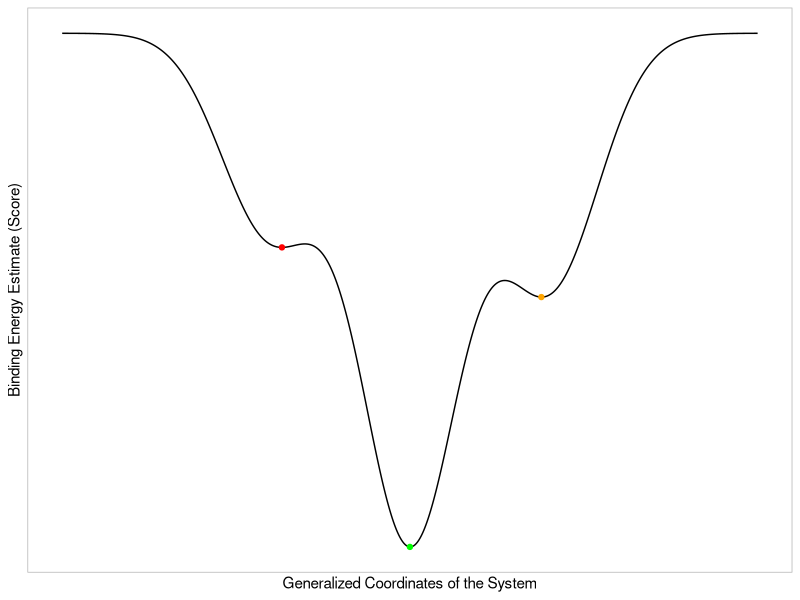
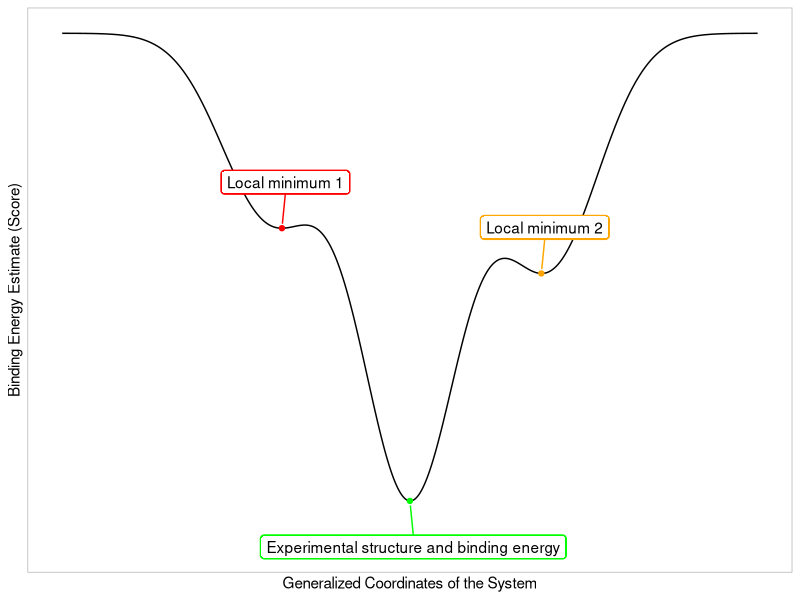
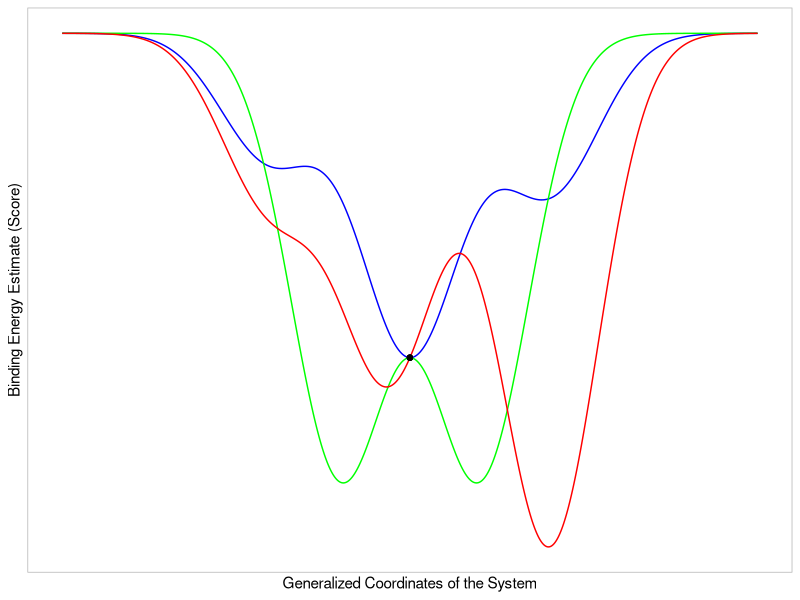
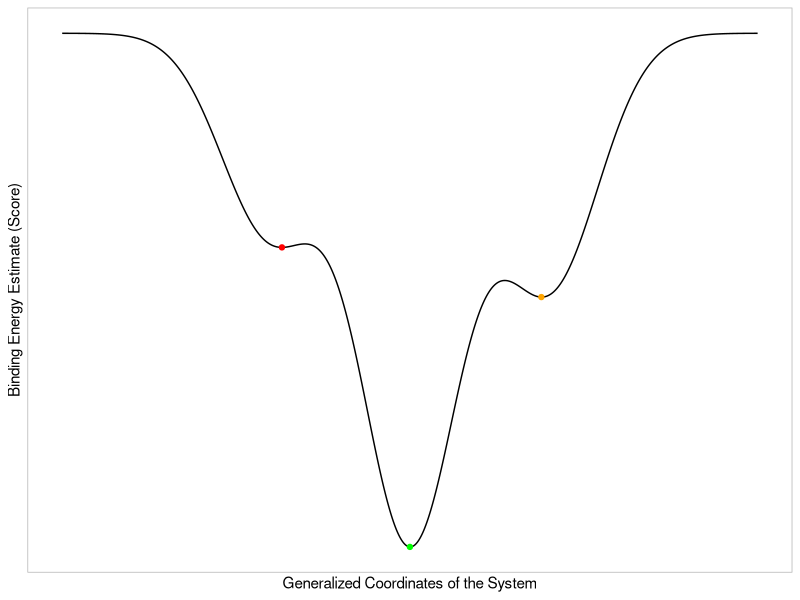
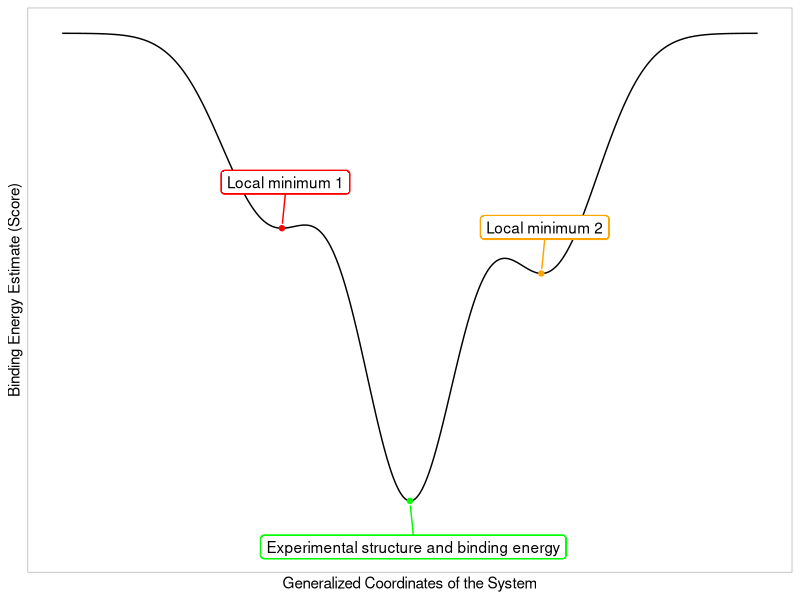
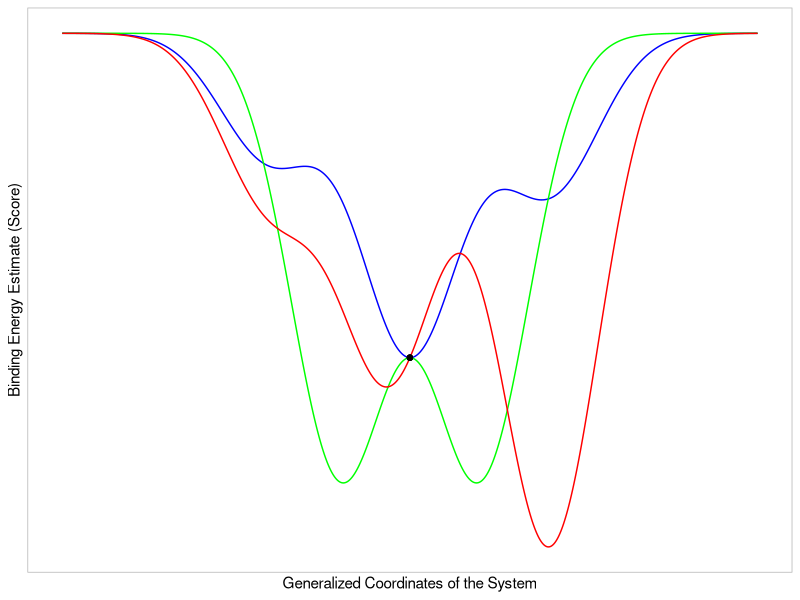

The R source for these figures, in order: (Note: this script raises an error after producing the figures.)
#Create plots of potential energy surface, binding energy on y axis versus atomic coordinates on x axis
library(ggplot2)
library(dplyr)
library(ggrepel)

#Create a data frame with the potential energy surface, which corresponds to the sum of three gaussians
pes <- data.frame(x = seq(-5, 5, length.out = 1001))
pes$y <- with(pes, 1.0 * exp(-(x-0)^2) + 0.5 * exp(-(x - 2)^2) + 0.4 * exp(-(x + 2)^2))

#Create a data frame with the binding energy, which is the negative of the potential energy surface
binding_energy <- data.frame(x = pes$x, y = -pes$y)

#Create a plot of the potential energy surface
pes_plot <- ggplot(binding_energy, aes(x = x, y = y)) +
  geom_line() +
  labs(x = "Generalized Coordinates of the System",
       y = "Binding Energy Estimate (Score)") +
  #remove x axis and y axis labels
  scale_x_continuous(labels = NULL, breaks = NULL)+
  scale_y_continuous(labels = NULL, breaks = NULL)+
  #Add different colored dots to minimum points
  geom_point(data = binding_energy %>% filter(y == min(y)), color = "green") +
  geom_point(data = binding_energy %>% filter(x < -1.5) %>% filter(y == min(y)), color = "red") +
  geom_point(data = binding_energy %>% filter(x > 1.5) %>% filter(y == min(y)), color = "orange") +
  theme_light()
pes_plot
ggsave("pes_plot_1.png", plot = pes_plot, width = 6, height = 4, units = "in", dpi = 300)


#Now generate plot 1 but adding a legend where green dot = "Experimental structure and binding energy", red dot = "Local minimum 1", orange dot = "Local minimum 2"
pes_plotB <- pes_plot +
  #Label the different colored dots with arrows using geom_repel
    geom_label_repel(data = binding_energy %>% filter(y == min(y)), aes(label = "Experimental structure and binding energy"), label.size=1.1 , box.padding = 0.5, point.padding = 0.5, color = "green", segment.size = 0.5,nudge_x = 0.05, nudge_y = -0.1) +
    geom_label_repel(data = binding_energy %>% filter(y == min(y)), aes(label = "Experimental structure and binding energy"), label.size=NA , box.padding = 0.5, point.padding = 0.5, color = "black",  segment.color = NA , nudge_x = 0.05, nudge_y = -0.1) +
    geom_label_repel(data = binding_energy %>% filter(x < -1.5) %>% filter(y == min(y)), aes(label = "Local minimum 1"), label.size=1.1, box.padding = 0.5, point.padding = 0.5, color = "red", segment.size = 0.5, nudge_x = 0.05, nudge_y = 0.1) +
    geom_label_repel(data = binding_energy %>% filter(x < -1.5) %>% filter(y == min(y)), aes(label = "Local minimum 1"), label.size=NA , box.padding = 0.5, point.padding = 0.5, color = "black", segment.color = NA , nudge_x = 0.05, nudge_y = 0.1) +
    geom_label_repel(data = binding_energy %>% filter(x > 1.5) %>% filter(y == min(y)), aes(label = "Local minimum 2"), label.size=1.1, box.padding = 0.5, point.padding = 0.5, color = "orange", segment.size = 0.5, nudge_x = 0.05, nudge_y = 0.1) +
    geom_label_repel(data = binding_energy %>% filter(x > 1.5) %>% filter(y == min(y)), aes(label = "Local minimum 2"), label.size=NA , box.padding = 0.5, point.padding = 0.5, color = "black", segment.color = NA , nudge_x = 0.05, nudge_y = 0.1) +
  theme_light()
pes_plotB
ggsave("pes_plot_1B.png", plot = pes_plotB, width = 6, height = 4, units = "in", dpi = 300)


#Now take binding energy, create a new column named surface with value 1, duplicate all rows with surface value 2 and 3
binding_energy <- binding_energy %>% mutate(surface = 1)
binding_energy <- binding_energy %>% bind_rows(mutate(binding_energy, surface = 2))
binding_energy <- binding_energy %>% bind_rows(mutate(binding_energy, surface = 3))

#Modify the y values for surface 2, adding three different gaussians but maintaining the y value for x=0
binding_energy$y[binding_energy$surface == 2] <- with(binding_energy[binding_energy$surface == 1,], 0.0 * exp(-(x-0)^2) - 3.0 * exp(-(x - 1)^2) - 3 * exp(-(x + 1)^2))
#Do the same for surface 3, with different gaussians but same y value for x=0 as surface 1
binding_energy$y[binding_energy$surface == 3] <- with(binding_energy[binding_energy$surface == 1,], -1.0 * exp(-(x+0.3)^2) - 1.5 * exp(-(x - 2)^2) - 0.5 * exp(-(x + 2)^2))

#Save value of y for x=0 for each surface
y0_surface1 <- binding_energy[binding_energy$surface == 1 & binding_energy$x == 0, "y"]
y0_surface2 <- binding_energy[binding_energy$surface == 2 & binding_energy$x == 0, "y"]
y0_surface3 <- binding_energy[binding_energy$surface == 3 & binding_energy$x == 0, "y"]

#Modify the y values for surface 2 and 3 to have the same y value for x=0,x=5 and x=-5 as surface 1
binding_energy$y[binding_energy$surface == 2] <- binding_energy$y[binding_energy$surface == 2] * y0_surface1 / y0_surface2
binding_energy$y[binding_energy$surface == 3] <- binding_energy$y[binding_energy$surface == 3] * y0_surface1 / y0_surface3



#Create a plot of the potential energy surface with different colored regions for different surfaces
pes_plot2 <- ggplot(binding_energy, aes(x = x, y = y, color = as.factor(surface))) +
  geom_line() +
  labs(x = "Generalized Coordinates of the System",
       y = "Binding Energy Estimate (Score)") +
  scale_color_manual(values = c("blue", "green", "red")) +
  scale_x_continuous(labels = NULL, breaks = NULL)+
  scale_y_continuous(labels = NULL, breaks = NULL)+
  #add a dot for x=0
    geom_point(data = binding_energy %>% filter(x == 0), color = "black") +
  theme_light()+
  #remove legend
    theme(legend.position = "none")

  pes_plot2
ggsave("pes_plot_2.png", plot = pes_plot2, width = 6, height = 4, units = "in", dpi = 300)


#Create a dataframe where y=ax+b, where a=0.6 and b=-8, and add some noise
data <- data.frame(x = seq(-12, -2, length.out = 301))
data$y <- 0.35 * data$x - 4.75 + rnorm(301, sd = 1.75)
#add an rnorm error term wich depends on x
data$y <- data$y + rnorm(301, sd = abs(0.25 / data$x))
data$y2 <- 0.7 * data$x - 2.25 + rnorm(301, sd = 1.2)
data$y2 <- data$y2 + rnorm(301, sd = abs(0.1 / data$x))

mean(data$x)
mean(data$y)
mean(data$y2)


#Wide data to long data
data <- data %>% gather(key = "surface", value = "y", y:y2)

#Measure pearson correlation for each surface
correlations <- data %>% 
  group_by(surface) %>% 
  summarise(correlation = cor(x, y, method = "pearson"))

# Create a plot of the data
data_plot <- ggplot(data, aes(x = x, y = y, color = surface)) +
  geom_point() +
  labs(x = "Experimental Binding Energy",
       y = "Predicted Binding Energy (Score)",
       color = "Scoring Function") +  # Change the color legend title
  #add a line for y=x
  geom_abline(intercept = 0, slope = 1, color = "red") +
  scale_x_continuous(limits=c(-12,-2))+
  scale_y_continuous(limits=c(-12,-2))+
  scale_color_discrete(labels = paste(correlations$surface, " (Correlation: ", round(correlations$correlation, 2), ")")) +
  #legend below
  theme_light()+
  theme(legend.position = "bottom")
data_plot

ggsave("scatter_plot.png", plot = data_plot, width = 6, height = 6, units = "in", dpi = 300)
